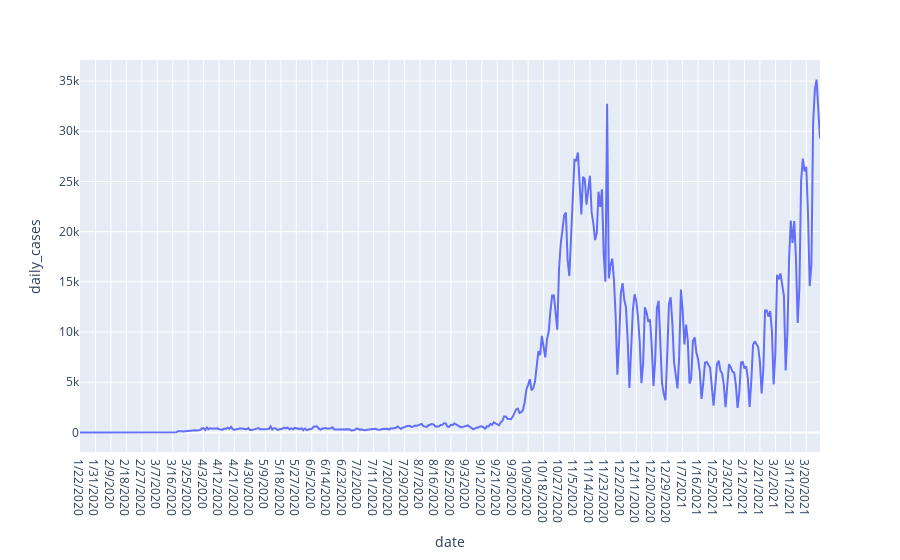

Notebook code for this chart:
### Markdown cell above
### Visualize the data

### Code cell
import plotly.express as px
import pandas as pd

df = pd.read_csv(filename)
fig = px.line(df, x='date', y="daily_cases")
fig.show()

### Figure 1 — Plotly figure (JSON) as saved in the notebook; plotly's stock layout.template omitted (floating-point values rounded to 4 significant figures; data arrays with more than 128 entries replaced by an {"elided": "..."} marker saying what was removed)
{"data": [{"hovertemplate": "date=%{x}<br>daily_cases=%{y}<extra></extra>", "legendgroup": "", "line": {"color": "#636efa", "dash": "solid"}, "marker": {"symbol": "circle"}, "mode": "lines", "name": "", "orientation": "v", "showlegend": false, "type": "scatter", "x": {"elided": "432 str values"}, "xaxis": "x", "y": {"elided": "432 int values"}, "yaxis": "y"}], "layout": {"legend": {"tracegroupgap": 0}, "margin": {"t": 60}, "xaxis": {"anchor": "y", "domain": [0, 1], "title": {"text": "date"}}, "yaxis": {"anchor": "x", "domain": [0, 1], "title": {"text": "daily_cases"}}}}
